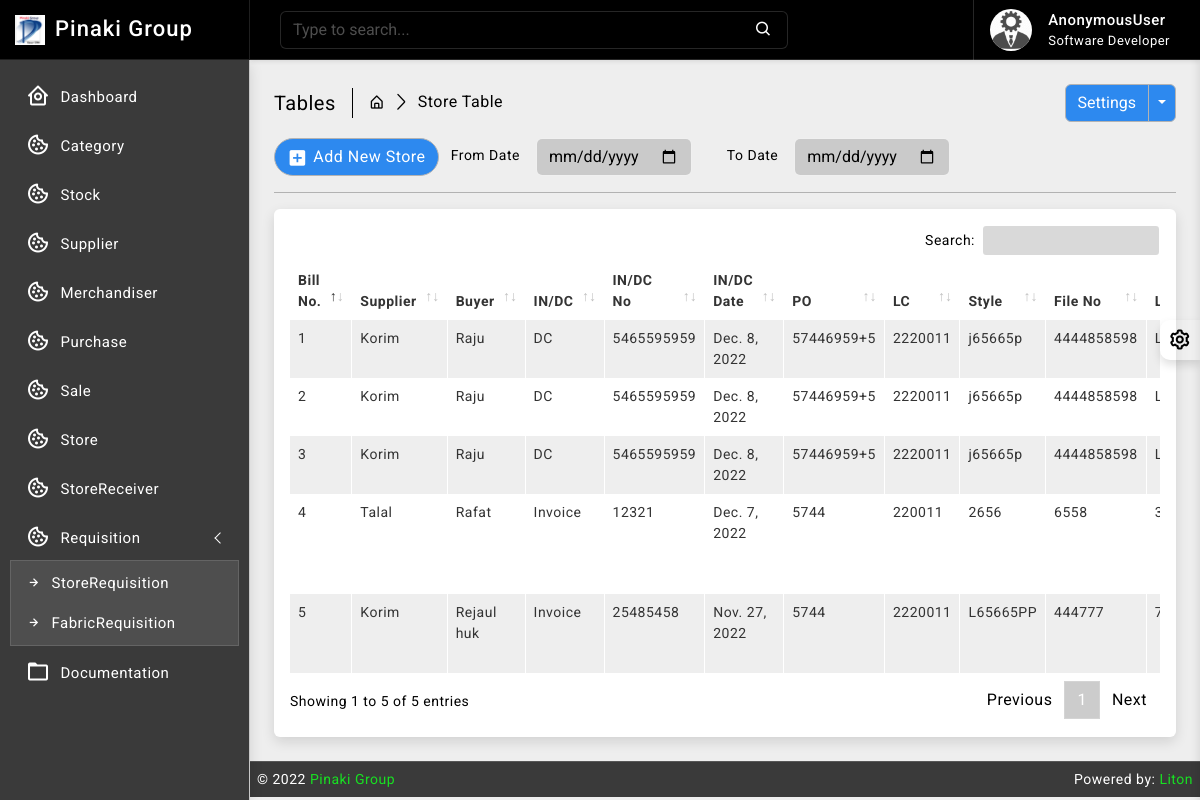
/store/, run on the app's committed database.
### store/models.py (models this page shows, shortened)
class StoreBill(models.Model):
    billno = models.AutoField(primary_key=True)
    time = models.DateTimeField(auto_now=True)
    supplier = models.ForeignKey(Supplier, on_delete=models.CASCADE, blank=False, related_name='suppliername')
    buyer_name = models.CharField(max_length=64, blank=False, null=True)
    REPORT = (
        ('', 'Select'),
        ('Invoice', 'Invoice'),
        ('DC', 'DC'),
    )
    report = models.CharField(max_length=64, null=True, blank=False, choices=REPORT)
    report_no = models.CharField(max_length=64, blank=True, null=True)
    report_date = models.DateField(default= now)
    po_no = models.CharField(max_length=64, blank=True, null=True)
    lc = models.CharField(max_length=64, blank=False, null=True)
    style_no = models.CharField(max_length=32, null=True, blank=True)
    file_no = models.CharField(max_length=64, blank=True, null=True)
    lot_no = models.CharField(max_length=64, blank=True, null=True)
    fabric_color = models.CharField(max_length=64, blank=True, null=True)
    fabric_detail = models.TextField()
    store_location = models.CharField(max_length=64, blank=True, null=True)
    order_qty = models.IntegerField(default=0)
    def get_items_list(self):
        return StoreItem.objects.filter(billno=self)
    def get_total_price(self):
        storeitems = StoreItem.objects.filter(billno=self)
        total = 0
        for item in storeitems:
            total += item.totalprice
        return total

### supplier/models.py (models this page shows)
class Supplier(models.Model):
    id = models.AutoField(primary_key=True)
    name = models.CharField(max_length=150)
    phone = models.CharField(max_length=12, unique=True)
    address = models.CharField(max_length=200)
    email = models.EmailField(max_length=254, unique=True)
    is_deleted = models.BooleanField(default=False)
    def __str__(self):
        return self.name

### store/views.py (the view)
# urls.py: path('', views.StoreView.as_view(), name='store_read'),
class StoreView(ListView):
    model = StoreBill
    template_name = 'store/read.html'
    context_object_name = 'bills'
    ordering = ['-time']

### templates/store/read.html (shortened to what this page needs)
{% extends 'base/base.html' %}
{% block body %}
{% load static %}
		<div class="page-wrapper">
			<div class="page-content">
				<div class="page-breadcrumb d-none d-sm-flex align-items-center mb-3">
					<div class="breadcrumb-title pe-3">Tables</div>
					<div class="ps-3">
						<nav aria-label="breadcrumb">
							<ol class="breadcrumb mb-0 p-0">
								<li class="breadcrumb-item"><a href="#"><i class="bx bx-home-alt"></i></a>
								</li>
								<li class="breadcrumb-item active" aria-current="page">Store Table</li>
							</ol>
						</nav>
					</div>
					<div class="ms-auto">
						<div class="btn-group">
							<button type="button" class="btn btn-light">Settings</button>
							<button type="button" class="btn btn-light dropdown-toggle dropdown-toggle-split" data-bs-toggle="dropdown">	<span class="visually-hidden">Toggle Dropdown</span>
							</button>
						</div>
					</div>
				</div>
				<div class="col-md-9">
					<form class="float-md-end" method="POST">
						<div class="row row-cols-md-auto g-lg-3">
							<label for="fromdate" class="col-md-2 col-form-label text-md-end">From Date</label>
							<div class="col-md-4">
								<input type="date" name= "fromdate" class="form-control" id="fromdate">
							</div>
							<label for="todate" class="col-md-2 col-form-label text-md-end">To Date</label>
							<div class="col-md-4">
								<input type="date" name= "todate" class="form-control" id="todate">
							</div>
						</div>
					</form>
				</div>
                <div class="ms-auto"><a href="/store/create/" class="btn btn-light radius-30 mt-2 mt-lg-0"><i class="bx bxs-plus-square"></i>Add New Store</a></div>
				<hr/>
				<div class="card">
					<div class="card-body">
						<div class="table-responsive">
							<table id="example2" class="table table-striped table-bordered">
								<thead>
									<tr>
										<th>Bill No.</th>
										<th>Supplier</th>
                                        <th>Buyer</th>
                                        <th>IN/DC</th>
                                        <th>IN/DC No</th>
                                        <th>IN/DC Date</th>
                                        <th>PO</th>
                                        <th>LC</th>
                                        <th>Style</th>
                                        <th>File No</th>
                                        <th>Lot No</th>
									</tr>
								</thead>
								<tbody>
									{% for data in bills %}
									<tr>
                                        <td> <p>{{ data.billno }}</p> </td>
                                        <td>{{ data.supplier }}</td>
                                        <td>{{ data.buyer_name }}</td>
                                        <td>{{ data.report }}</td>
                                        <td>{{ data.report_no }}</td>
                                        <td>{{ data.report_date }}</td>
                                        <td>{{ data.po_no }}</td>
                                        <td>{{ data.lc }}</td>
                                        <td>{{ data.style_no }}</td>
                                        <td>{{ data.file_no }}</td>
                                        <td>{{ data.lot_no }}</td>
									</tr>
								 {% endfor %}
								</tbody>
							</table>
						</div>
					</div>
				</div>
			</div>
		</div>
{% endblock body %}

### static/css/app.css (style rules this page uses)
body { font-size: 14px; letter-spacing: .5px; font-family: Roboto, sans-serif; overflow-x: hidden }
a { text-decoration: none }
.page-wrapper { height: 100%; margin-top: 60px; margin-bottom: 0px; margin-left: 250px }
.page-content { padding: 1.5rem 1.5rem 0 1.5rem }
.breadcrumb-title { font-size: 20px; border-right: 1.5px solid #000000; }
.page-breadcrumb .breadcrumb li.breadcrumb-item { font-size: 16px }
.page-breadcrumb .breadcrumb-item+.breadcrumb-item::before { display: inline-block; padding-right: .5rem; color: #000000; font-family: LineIcons; content: "\ea5c" }
.radius-30 { border-radius: 30px }
.btn i { vertical-align: middle; font-size: 1.3rem; margin-top: -1em; margin-bottom: -1em; margin-right: 5px }
input::placeholder { color: #fff!important; opacity: .3!important }
.bg-theme { background-size: 100% 100%; background-attachment: fixed; background-position: center; background-repeat: no-repeat; transition: background .2s; }
body.bg-theme2 { background-image: url(../images/bg-themes/2.png); }

### data on the page
StoreBill: billno "5", supplier "Korim", buyer_name "Rejaul huk", report "Invoice", report_no "25485458", report_date "Nov. 27, 2022", po_no "5744", lc "2220011", style_no "L65665PP", file_no "444777"
StoreBill: billno "4", supplier "Talal", buyer_name "Rafat", report "Invoice", report_no "12321", report_date "Dec. 7, 2022", po_no "5744", lc "220011", style_no "2656", file_no "6558"
StoreBill: billno "3", supplier "Korim", buyer_name "Raju", report "DC", report_no "5465595959", report_date "Dec. 8, 2022", po_no "57446959+5", lc "2220011", style_no "j65665p", file_no "4444858598"
StoreBill: billno "2", supplier "Korim", buyer_name "Raju", report "DC", report_no "5465595959", report_date "Dec. 8, 2022", po_no "57446959+5", lc "2220011", style_no "j65665p", file_no "4444858598"
StoreBill: billno "1", supplier "Korim", buyer_name "Raju", report "DC", report_no "5465595959", report_date "Dec. 8, 2022", po_no "57446959+5", lc "2220011", style_no "j65665p", file_no "4444858598"

### other printed values
{{ request.user }} "AnonymousUser"
